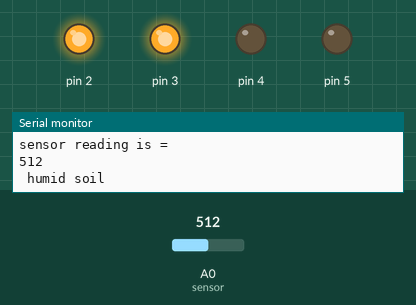
This sketch was run on a simulated Arduino Uno, built with avr-gcc and run on an emulated ATmega328P. Shown: output pins drawn as LEDs (lit = HIGH), the last lines printed to the serial monitor. The inputs (shaded band) are chosen by the test bench; at power-on: A0 (sensor) = 512.

Above: at 1.8 s.
1.9 s: A0 (sensor) set to 491
At 3.2 s:
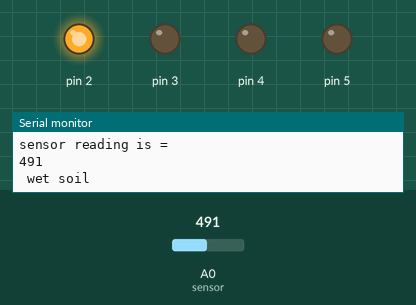
3.5 s: A0 (sensor) set to 310
5.2 s: A0 (sensor) set to 286
At 6.4 s:
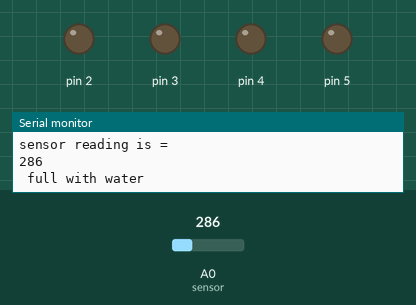
7.5 s: A0 (sensor) set to 710
At 9.1 s:
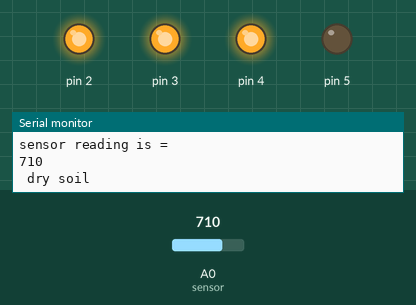
9.5 s: A0 (sensor) set to 937
11.2 s: A0 (sensor) set to 956
At 12.3 s:
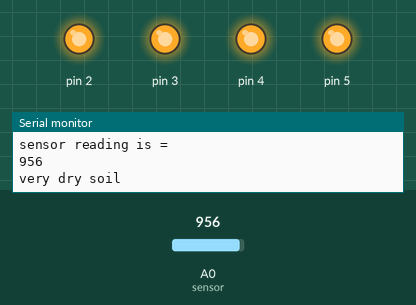
Timing chart, 0 to 14.2 s (numbered marks = the images above; inputs shaded):
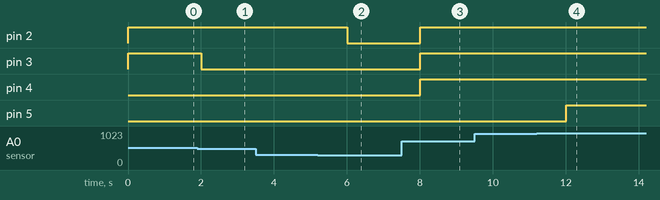

Measured:
- the behaviour switches between 500 and 499 on A0 (sensor) (found by bisection; images 0 and 1)
- the behaviour switches between 301 and 300 on A0 (sensor) (found by bisection; images 1 and 2)
- the behaviour switches between 949 and 950 on A0 (sensor) (found by bisection; images 3 and 4)
- after the input at 1.9 s, pin 3: HIGH → LOW after 0.10 s
- after the input at 5.2 s, pin 2: HIGH → LOW after 0.80 s
- after the input at 7.5 s, pin 2–4: LOW → HIGH after 0.51 s
- after the input at 11.2 s, pin 5: LOW → HIGH after 0.81 s

The sketch:

soil_sensor.ino
```cpp
int sensor = A0;
int redled =2;
int greenled=3;
int yellowled=4;
int whiteled =5;

//int moisture_sensor =0;
void setup()
{
  pinMode(A0,INPUT);
  pinMode(2,OUTPUT);
  pinMode(3,OUTPUT);
  pinMode(4,OUTPUT);
    pinMode(5,OUTPUT);
 Serial.begin(9600);
}
void loop()
{
int data =analogRead(sensor);
Serial.println("sensor reading is =");
Serial.print(data);
Serial.println("\n");
if(data<= 300)
{
  digitalWrite(2,LOW);
  digitalWrite(3,LOW);
  digitalWrite(4,LOW);
   digitalWrite(5,LOW);
  Serial.println(" full with water");
  Serial.println("\n");
  delay(1000);

}
if((data>300)&&(data<500)) {
    digitalWrite(2,HIGH);
  digitalWrite(3,LOW);
  digitalWrite(4,LOW);
  digitalWrite(5,LOW);
  Serial.println(" wet soil");
  Serial.println("\n");
  delay(1000);
}
if((data>500)&&(data<700)){
      digitalWrite(2,HIGH);
  digitalWrite(3,HIGH);
  digitalWrite(4,LOW);
  digitalWrite(5,LOW);
  Serial.println(" humid soil");
    Serial.println("\n");
  delay(1000);
}
if((data>700)&&(data<950)){
      digitalWrite(2,HIGH);
  digitalWrite(3,HIGH);
  digitalWrite(4,HIGH);
    digitalWrite(5,LOW);
  Serial.println(" dry soil");
    Serial.println("\n");
  delay(1000);
}
if(data>=950){
     digitalWrite(2,HIGH);
  digitalWrite(3,HIGH);
  digitalWrite(4,HIGH);
    digitalWrite(5,HIGH);
    Serial.println("very dry soil");
       Serial.println("\n");
  delay(1000);
}
}
```
